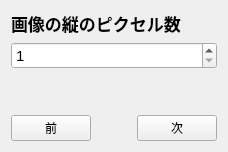
      <widget class="QWidget" name="pageMaxLines">
       <layout class="QVBoxLayout" name="vLayout_6">
        <item>
         <widget class="QLabel" name="labelTitle_6">
          <property name="font"><font><pointsize>13</pointsize><bold>true</bold></font></property>
          <property name="text"><string>画像の縦のピクセル数</string></property>
         </widget>
        </item>
        <item>
         <widget class="QSpinBox" name="spinBoxMaxLines">
          <property name="font"><font><pointsize>11</pointsize></font></property>
          <property name="minimum"><number>1</number></property>
          <property name="maximum"><number>999999999</number></property>
         </widget>
        </item>
        <item><spacer name="vSpacer_6"><property name="orientation"><enum>Qt::Vertical</enum></property><property name="sizeHint" stdset="0"><size><width>20</width><height>40</height></size></property></spacer></item>
        <item>
         <layout class="QHBoxLayout" name="hNav_6">
          <item><widget class="QPushButton" name="pushButtonPrev_6"><property name="text"><string>前</string></property></widget></item>
          <item><spacer name="hSpacer_6"><property name="orientation"><enum>Qt::Horizontal</enum></property><property name="sizeHint" stdset="0"><size><width>40</width><height>20</height></size></property></spacer></item>
          <item><widget class="QPushButton" name="pushButtonNext_6"><property name="text"><string>次</string></property></widget></item>
         </layout>
        </item>
       </layout>
      </widget>
